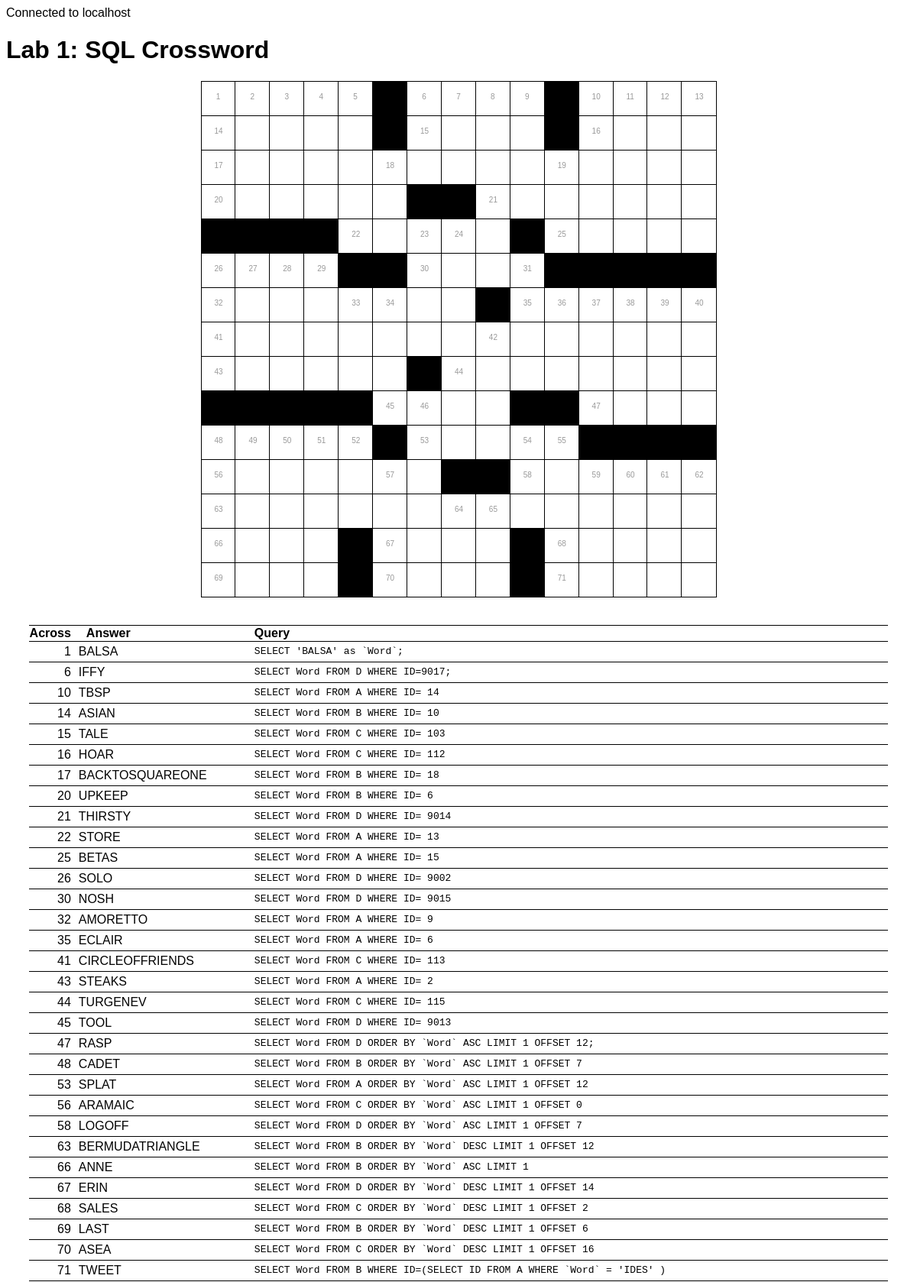
The page / (upper part) on the database its author committed.
### tables this page shows
CREATE TABLE IF NOT EXISTS `D` (
  `ID` int(11) NOT NULL AUTO_INCREMENT,
  `Word` varchar(16) NOT NULL,
  PRIMARY KEY (`ID`)
);

CREATE TABLE IF NOT EXISTS `A` (
  `ID` int(11) NOT NULL AUTO_INCREMENT,
  `Word` varchar(16) NOT NULL,
  PRIMARY KEY (`ID`)
);

CREATE TABLE IF NOT EXISTS `B` (
  `ID` int(11) NOT NULL AUTO_INCREMENT,
  `Word` varchar(16) NOT NULL,
  PRIMARY KEY (`ID`)
);

CREATE TABLE IF NOT EXISTS `C` (
  `ID` int(11) NOT NULL AUTO_INCREMENT,
  `Word` varchar(16) NOT NULL,
  PRIMARY KEY (`ID`)
);

### html/lab1.php (the view, shortened to what this page needs)
<?php
function openDB()
{
  try
  {
    $mysqli = new mysqli($GLOBALS['server'], $GLOBALS['username'], $GLOBALS['password'], $GLOBALS['schema'], 3306);
    if ($mysqli->connect_errno)
      echo "Failed to connect to MySQL: (" . $mysqli->connect_errno . ") " . $mysqli->connect_error;
    else
      echo "Connected to " . $mysqli->host_info . "\n";
    return $mysqli;
  }
  catch (mysqli_sql_exception $e)
  {
    echo "Failed to connect to MySQL: ".$e->getMessage()."\n";
  }
  return NULL;
}
function getAnswers($questions, $mysqli)
{
  foreach ($questions as $num => $query) {
    $resultString = "";
    if (!empty($query)) {
      $result = $mysqli->query($query);
      if ($result) {
        if ($result->num_rows != 1)
          $outcome = "failure";
        else
          $outcome = "success";
        $resultString = $result->fetch_assoc();
        $resultString = $resultString['Word'];
      } else {
        $outcome = "failure";
        if (!empty($query))
          $resultString = "Error: " . "[" . $mysqli->errno . "] " . $mysqli->error;
      }
    } else {
      $outcome = "failure";
    }
    echo "<tr><td class=\"index\" id=\"number\">$num</td><td class=\"word\" id=\"answer\">$resultString</td><td id=\"query\" class=\"$outcome\">$query</td>\n";
  }
}

### html/index.php (shortened to what this page needs)
<?php
include 'lab1.php';
$mysqli = openDB();
?>
<html>
<head>
</head>
<body>
  <h1>Lab 1: SQL Crossword</h1>
  <table id="board"></table>
  <br>
  <br>
  <table>
    <tr>
      <th id="number">Across</th>
      <th id="across">Answer</th>
      <th id="query">Query</th>
    </tr>
    <?php getAnswers($across, $mysqli); ?>
  </table>
</body>
</html>

### html/index.php (style rules this page uses)
body { font-family: sans-serif; }
table { width: 95%; border-spacing: 0px; border-collapse: collapse; margin-left: auto; margin-right: auto; }
table#board { width: 675px; height: 675px; border-spacing: 0px; border-collapse: collapse; margin-left: auto; margin-right: auto; }
tr { border-top: 1px solid; border-bottom: 1px solid; }
td { padding: 4px 0 4px 0; }
#number { width: 50px; text-align: right; padding-right: 10px; }
#across { width: 200px; text-align: left; padding-left: 10px; padding-right: 10px; }
th#query { font-family: inherit; }
#query { text-align: left; font-family: monospace; padding-left: 10px; padding-right: 10px; }

### rows shown on the page
d: Word "IFFY"
a: Word "TBSP"
b: Word "ASIAN"
c: Word "TALE"
c: Word "HOAR"
b: Word "BACKTOSQUAREONE"
b: Word "UPKEEP"
d: Word "THIRSTY"
a: Word "STORE"
a: Word "BETAS"
d: Word "SOLO"
d: Word "NOSH"
a: Word "AMORETTO"
a: Word "ECLAIR"
c: Word "CIRCLEOFFRIENDS"
a: Word "STEAKS"
c: Word "TURGENEV"
d: Word "TOOL"
d: Word "RASP"
b: Word "CADET"
a: Word "SPLAT"
c: Word "ARAMAIC"
d: Word "LOGOFF"
b: Word "BERMUDATRIANGLE"
b: Word "ANNE"
d: Word "ERIN"
c: Word "SALES"
b: Word "LAST"
c: Word "ASEA"
b: Word "TWEET"

### other values the page prints
$mysqli->host_info "localhost"
$num "1"
$resultString "BALSA"
$query "SELECT 'BALSA' as `Word`;"
$num "6"
$query "SELECT Word FROM D WHERE ID=9017;"
$num "10"
$query "SELECT Word FROM A WHERE ID= 14"
$num "14"
$query "SELECT Word FROM B WHERE ID= 10"
$num "15"
$query "SELECT Word FROM C WHERE ID= 103"
$num "16"
$query "SELECT Word FROM C WHERE ID= 112"
$num "17"
